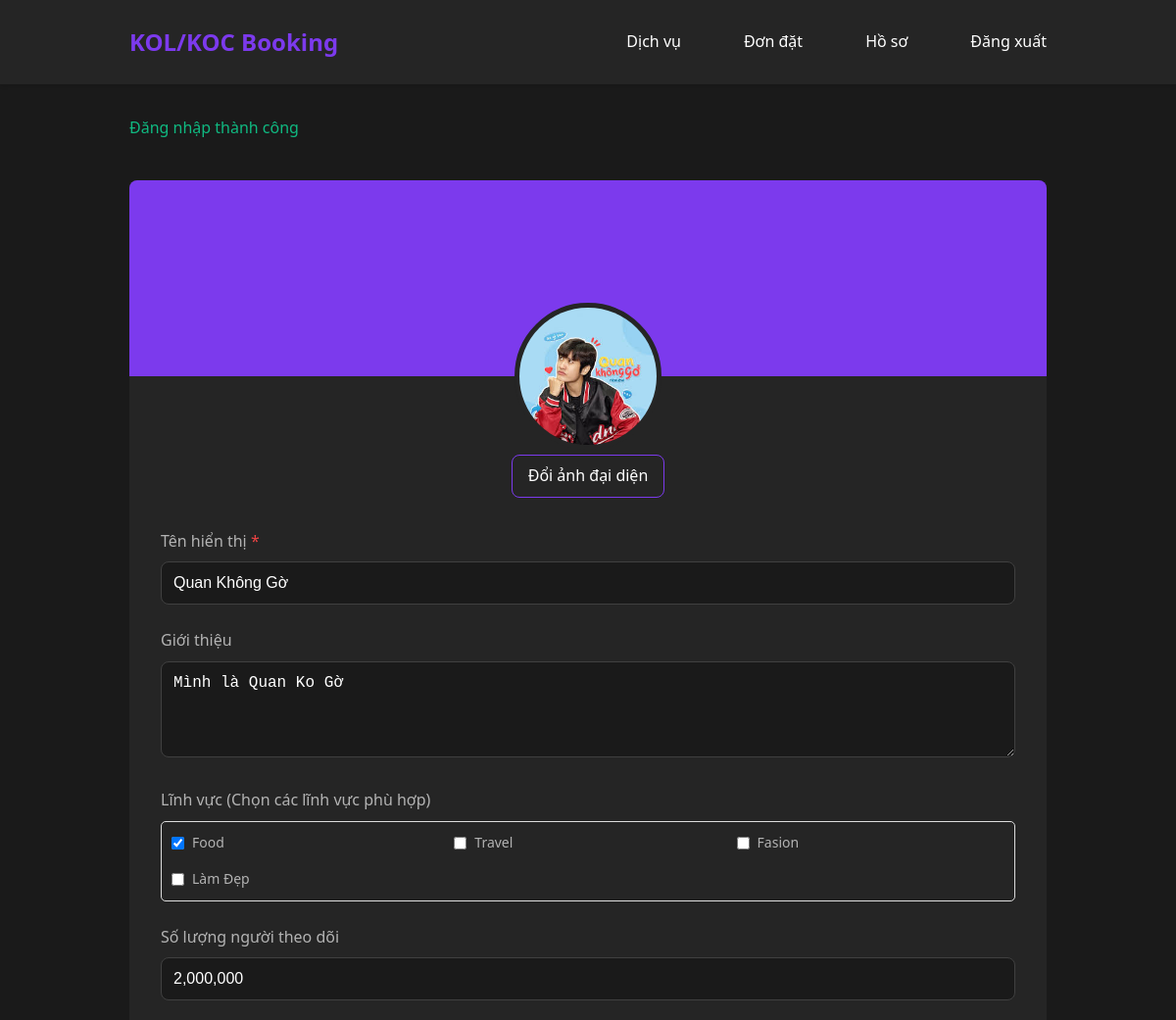
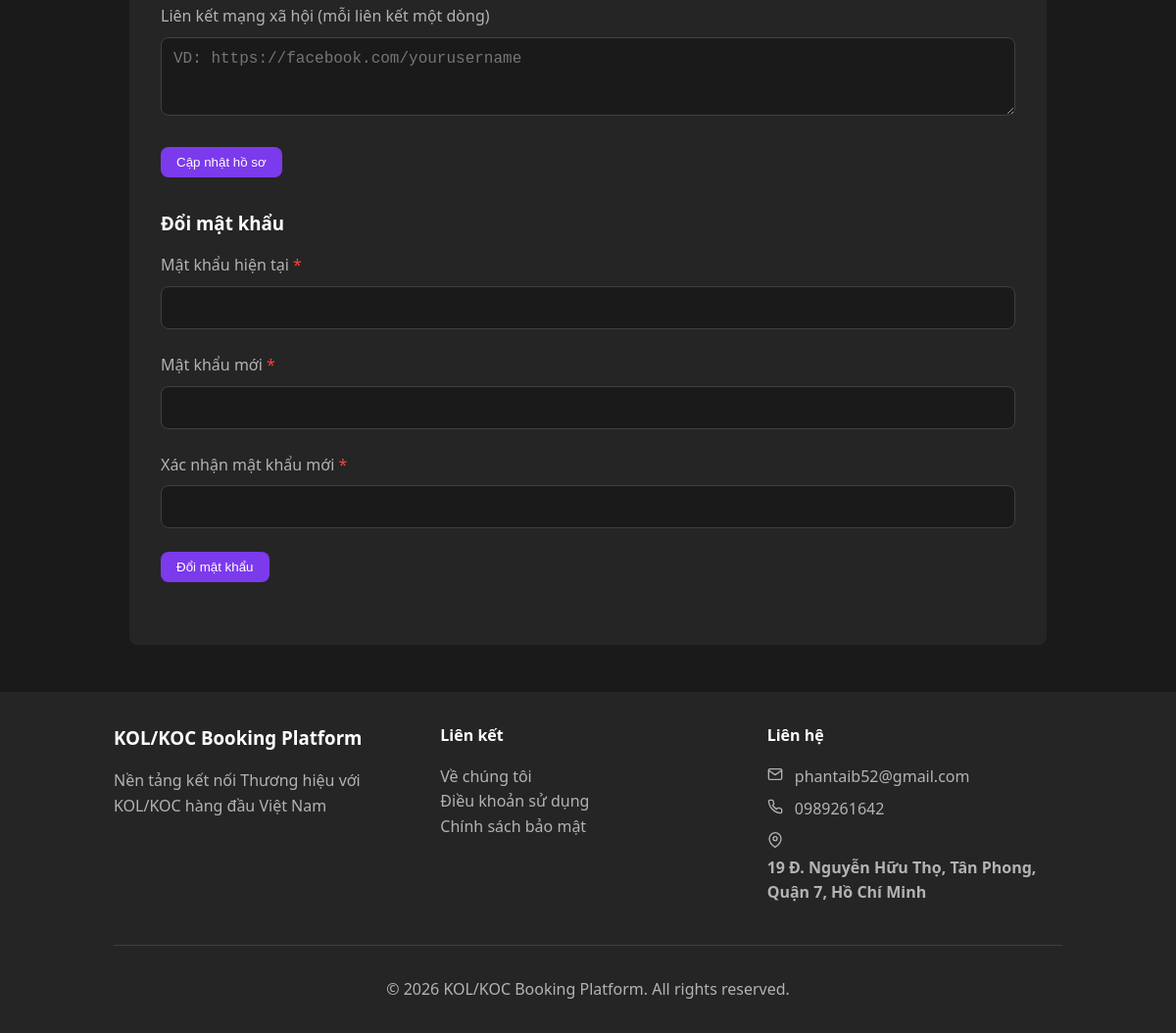
Page /view/profile.php (signed in) on the committed database (2 pictures, top to bottom).
### tables this page shows
CREATE TABLE `profiles` (
  `user_id` int(10) UNSIGNED NOT NULL,
  `name` varchar(100) NOT NULL,
  `avatar` varchar(255) DEFAULT NULL,
  `bio` text DEFAULT NULL,
  `industry` varchar(100) DEFAULT NULL,
  `social_links` varchar(255) DEFAULT NULL,
  `followers` int(11) DEFAULT NULL
);

CREATE TABLE `categories` (
  `id` int(10) UNSIGNED NOT NULL,
  `name` varchar(50) NOT NULL,
  `image` varchar(255) DEFAULT NULL,
  `position` int(11) DEFAULT 0
);

CREATE TABLE `settings` (
  `id` varchar(50) NOT NULL,
  `name` varchar(100) NOT NULL,
  `value` text DEFAULT NULL,
  `type` enum('text','image','json') NOT NULL DEFAULT 'text',
  `created_at` timestamp NOT NULL DEFAULT current_timestamp(),
  `updated_at` timestamp NOT NULL DEFAULT current_timestamp() ON UPDATE current_timestamp()
);

### includes/Database.php (called while the page is built, shortened)
<?php
class Database {
    private static $instance = null;
    private $connection;
    private function __construct() {
        try {
            $this->connection = new PDO(
                "mysql:host=" . DB_HOST . ";dbname=" . DB_NAME . ";charset=utf8mb4",
                DB_USER,
                DB_PASS,
                [
                    PDO::ATTR_ERRMODE => PDO::ERRMODE_EXCEPTION,
                    PDO::ATTR_DEFAULT_FETCH_MODE => PDO::FETCH_ASSOC,
                    PDO::ATTR_EMULATE_PREPARES => false
                ]
            );
        } catch (PDOException $e) {
            die("Connection failed: " . $e->getMessage());
        }
    }
    public static function getInstance() {
        if (self::$instance === null) {
            self::$instance = new self();
        }
        return self::$instance;
    }
    public function prepare($sql) {
        return $this->connection->prepare($sql);
    }
    public function query($sql) {
        return $this->connection->query($sql);
    }
}

### models/User.php (called while the page is built, shortened)
<?php
require_once __DIR__ . '/../includes/Database.php';
class User {
    public static function getById($id) {
        $db = Database::getInstance();
        $stmt = $db->prepare(
            "SELECT u.*, p.name, p.avatar, p.bio, p.industry, p.social_links, p.followers
             FROM users u
             LEFT JOIN profiles p ON u.id = p.user_id
             WHERE u.id = ?"
        );
        $stmt->execute([$id]);
        return $stmt->fetch();
    }
}
?>

### models/Settings.php (called while the page is built, shortened)
<?php
require_once __DIR__ . '/../includes/Database.php';
class Settings {
    private static $db;
    private static $instance = null;
    private function __construct() {
        self::$db = Database::getInstance();
        self::$db->query("CREATE TABLE IF NOT EXISTS settings (
            id VARCHAR(50) PRIMARY KEY,
            name VARCHAR(100) NOT NULL,
            value TEXT,
            type ENUM('text', 'image', 'json') NOT NULL DEFAULT 'text',
            created_at TIMESTAMP DEFAULT CURRENT_TIMESTAMP,
            updated_at TIMESTAMP DEFAULT CURRENT_TIMESTAMP ON UPDATE CURRENT_TIMESTAMP
        )");
        $defaultSettings = [
            'homepage_background' => ['Homepage Background Image', '', 'image'],
            'contact_email' => ['Contact Email', '', 'text'],
            'contact_phone' => ['Contact Phone', '', 'text'],
            'contact_address' => ['Contact Address', '', 'text'],
            'pinned_kols' => ['Pinned KOLs', '[]', 'json'],
            'blog_content' => ['Blog Content', '', 'text']
        ];
        foreach ($defaultSettings as $id => [$name, $value, $type]) {
            $stmt = self::$db->prepare("INSERT IGNORE INTO settings (id, name, value, type) VALUES (?, ?, ?, ?)");
            $stmt->execute([$id, $name, $value, $type]);
        }
    }
    public static function getInstance() {
        if (self::$instance === null) {
            self::$instance = new Settings();
        }
        return self::$instance;
    }
    public static function get($id) {
        self::getInstance();
        $stmt = self::$db->prepare("SELECT * FROM settings WHERE id = ?");
        $stmt->execute([$id]);
        $setting = $stmt->fetch();
        return $setting ? $setting['value'] : null;
    }
}
?>

### view/profile.php (the view, shortened to what this page needs)
<?php
require_once '../models/User.php';
$profileId = $_GET['id'] ?? null;
$isOwnProfile = !$profileId || (Util::isAuthenticated() && $profileId == $_SESSION['user_id']);
if ($isOwnProfile) {
    $profileId = $_SESSION['user_id'];
}
$db = new mysqli(DB_HOST, DB_USER, DB_PASS, DB_NAME);
$categoriesQuery = "SELECT id, name FROM categories";
$categoriesResult = $db->query($categoriesQuery);
$categories = [];
while ($row = $categoriesResult->fetch_assoc()) {
    $categories[] = $row;
}
$userCategoriesQuery = "SELECT category_id FROM user_categories WHERE user_id = ?";
$stmt = $db->prepare($userCategoriesQuery);
$stmt->bind_param("i", $profileId);
$stmt->execute();
$userCategoriesResult = $stmt->get_result();
$userCategoryIds = [];
while ($row = $userCategoriesResult->fetch_assoc()) {
    $userCategoryIds[] = $row['category_id'];
}
require_once '../includes/header.php';
$avatarUrl = $user['avatar']
    ? '../uploads/avatars/' . $user['avatar']
    : Util::getImagePlaceholder();
?>
<link rel="stylesheet" href="../assets/css/kol.css">
<div class="container">
    <div class="profile-container">
        <div class="profile-header">
            <img
                src="<?= htmlspecialchars($avatarUrl) ?>"
                alt="<?= htmlspecialchars($user['name'] ?? '') ?>"
                class="profile-avatar"
                id="profile-avatar"
            >
        </div>
        <div class="profile-content">
            <?php if ($isOwnProfile): ?>
                <form id="profile-form" enctype="multipart/form-data">
                    <div style="text-align: center; margin-bottom: 2rem;">
                        <label class="btn avatar-upload-btn">
                            Đổi ảnh đại diện
                        </label>
                    </div>
                    <div class="form-group">
                        <label for="name">Tên hiển thị <span style="color: var(--error-color);">*</span></label>
                        <input type="text" id="name" name="name" class="form-control"
                            value="<?= htmlspecialchars($user['name'] ?? '') ?>" required>
                    </div>
                    <div class="form-group">
                        <label for="bio">Giới thiệu</label>
                        <textarea id="bio" name="bio" class="form-control" rows="4"
                            ><?= htmlspecialchars($user['bio'] ?? '') ?></textarea>
                    </div>
                    <div class="form-group">
                        <label>Lĩnh vực (Chọn các lĩnh vực phù hợp)</label>
                        <div class="category-list">
                            <?php foreach ($categories as $category): ?>
                                <div class="category-item">
                                    <input type="checkbox"
                                           name="categories[]"
                                           value="<?= htmlspecialchars($category['id']) ?>"
                                           id="category-<?= htmlspecialchars($category['id']) ?>"
                                           <?= in_array($category['id'], $userCategoryIds) ? 'checked' : '' ?>>
                                    <label for="category-<?= htmlspecialchars($category['id']) ?>">
                                        <?= htmlspecialchars($category['name']) ?>
                                    </label>
                                </div>
                            <?php endforeach; ?>
                        </div>
                    </div>
                    <div class="form-group">
                        <label for="followers">Số lượng người theo dõi</label>
                        <input type="text" id="followers" name="followers" class="form-control"
                            value="<?= $user['followers'] !== null ? number_format((int)$user['followers']) : '' ?>"
                            placeholder="Nhập số lượng người theo dõi">
                    </div>
                    <div class="form-group">
                        <label for="social_links">Liên kết mạng xã hội (mỗi liên kết một dòng)</label>
                        <textarea id="social_links" name="social_links" class="form-control" rows="3"
                            placeholder="VD: https://facebook.com/yourusername"
                            ><?= htmlspecialchars($user['social_links'] ?? '') ?></textarea>
                    </div>
                    <button type="submit" class="btn" id="update-profile-btn">Cập nhật hồ sơ</button>
                </form>
                <div class="profile-section" style="margin-top: 2rem;">
                    <h3 class="profile-section-title">Đổi mật khẩu</h3>
                    <form id="password-form">
                        <div class="form-group">
                            <label for="current_password">Mật khẩu hiện tại <span style="color: var(--error-color);">*</span></label>
                            <input type="password" id="current_password" name="current_password" class="form-control" required>
                        </div>
                        <div class="form-group">
                            <label for="new_password">Mật khẩu mới <span style="color: var(--error-color);">*</span></label>
                            <input type="password" id="new_password" name="new_password" class="form-control" required>
                        </div>
                        <div class="form-group">
                            <label for="confirm_password">Xác nhận mật khẩu mới <span style="color: var(--error-color);">*</span></label>
                            <input type="password" id="confirm_password" name="confirm_password" class="form-control" required>
                        </div>
                        <button type="submit" class="btn" id="change-password-btn">Đổi mật khẩu</button>
                    </form>
                </div>
            <?php endif; ?>
        </div>
    </div>
</div>
<?php
require_once '../includes/footer.php';
?>

### includes/footer.php (shortened to what this page needs)
<?php
require_once __DIR__ . '/../models/Settings.php';
?>
</main>
    <footer>
        <div class="container">
            <div class="footer-grid">
                <div>
                    <h3 class="footer-heading">KOL/KOC Booking Platform</h3>
                    <p>Nền tảng kết nối Thương hiệu với KOL/KOC hàng đầu Việt Nam</p>
                </div>
                <div>
                    <h4 class="footer-heading">Liên kết</h4>
                    <ul class="footer-list">
                        <li><a href="../view/about.php" class="footer-link">Về chúng tôi</a></li>
                        <li><a href="../view/terms.php" class="footer-link">Điều khoản sử dụng</a></li>
                        <li><a href="../view/privacy.php" class="footer-link">Chính sách bảo mật</a></li>
                    </ul>
                </div>
                <div>
                    <h4 class="footer-heading">Liên hệ</h4>
                    <ul class="footer-list">
                        <?php if ($email = Settings::get('contact_email')): ?>
                            <li class="contact-item">
                                <?= htmlspecialchars($email) ?>
                            </li>
                        <?php endif; ?>
                        <?php if ($phone = Settings::get('contact_phone')): ?>
                            <li class="contact-item">
                                <?= htmlspecialchars($phone) ?>
                            </li>
                        <?php endif; ?>
                        <?php if ($address = Settings::get('contact_address')): ?>
                            <li class="contact-item">
                                <svg xmlns="http://www.w3.org/2000/svg" width="16" height="16" viewBox="0 0 24 24" fill="none" stroke="currentColor" stroke-width="2" stroke-linecap="round" stroke-linejoin="round" class="contact-icon">
                                    <path d="M21 10c0 7-9 13-9 13s-9-6-9-13a9 9 0 0 1 18 0z"></path>
                                    <circle cx="12" cy="10" r="3"></circle>
                                </svg>
                                <span><?= htmlspecialchars_decode($address) ?></span>
                            </li>
                        <?php endif; ?>
                    </ul>
                </div>
            </div>
            <div class="footer-divider">
                <p>© <?= date('Y') ?> KOL/KOC Booking Platform. All rights reserved.</p>
            </div>
        </div>
    </footer>
</body>
</html>

### assets/css/kol.css (style rules this page uses)
.container { max-width: 1000px; margin: 2rem auto; }
.btn { background-color: var(--accent-color); border-radius: 0.5rem; padding: 0.5rem 1rem; color: white; font-weight: 500; cursor: pointer; text-decoration: none; display: inline-block; border: none; }
.form-group { margin-bottom: 1.5rem; }
.form-control { width: 100%; padding: 0.75rem; border-radius: 0.5rem; border: 1px solid var(--border-color); background-color: var(--bg-primary); color: var(--text-primary); font-size: 1rem; }
.profile-container { background-color: var(--bg-secondary); border-radius: 0.5rem; overflow: hidden; }
.profile-header { height: 200px; background-color: var(--accent-color); position: relative; }
.profile-avatar { width: 150px; height: 150px; border-radius: 50%; object-fit: cover; position: absolute; bottom: -75px; left: 50%; transform: translateX(-50%); border: 5px solid var(--bg-secondary); background-color: var(--bg-secondary); }
.profile-content { padding: 5rem 2rem 2rem; }
.avatar-upload-btn { background-color: transparent; border: 1px solid var(--accent-color); cursor: pointer; }
.profile-section { margin: 2rem 0; }
.profile-section-title { margin-bottom: 1rem; }
.category-list { display: flex; flex-wrap: wrap; gap: 15px; max-height: 200px; overflow-y: auto; padding: 10px; border: 1px solid #ddd; border-radius: 5px; }
.category-item { flex: 0 0 calc(33.33% - 10px); display: flex; align-items: center; }
.category-item input[type="checkbox"] { margin-right: 8px; }
.category-item label { margin: 0; font-size: 14px; }
.container { width: 100%; max-width: 1000px; padding: 0 1rem; margin: 0 auto; box-sizing: border-box; }
body { overflow-x: hidden; }

### includes/header.php (style rules this page uses)
:root { --bg-primary: #1a1a1a; --bg-secondary: #252525; --text-primary: #ffffff; --text-secondary: #b3b3b3; --accent-color: #7c3aed; --accent-hover: #6d28d9; --error-color: #ef4444; --success-color: #10b981; --border-color: #404040; }
* { margin: 0; padding: 0; box-sizing: border-box; }
body { font-family: 'Segoe UI', system-ui, sans-serif; background-color: var(--bg-primary); color: var(--text-primary); line-height: 1.6; }
.container { max-width: 1200px; margin: 0 auto; padding: 0 1rem; }
.btn { display: inline-block; padding: 0.5rem 1rem; border-radius: 0.375rem; background-color: var(--accent-color); color: white; text-decoration: none; border: none; cursor: pointer; transition: background-color 0.3s ease; }
.form-group { margin-bottom: 1rem; }
.form-group label { display: block; margin-bottom: 0.5rem; color: var(--text-secondary); }
.form-control { width: 100%; padding: 0.75rem; border: 1px solid var(--border-color); border-radius: 0.375rem; background-color: var(--bg-secondary); color: var(--text-primary); }

### includes/footer.php (style rules this page uses)
footer { background-color: var(--bg-secondary); padding: 2rem 0; margin-top: 3rem; color: var(--text-secondary); }
.footer-grid { display: grid; grid-template-columns: repeat(auto-fit, minmax(250px, 1fr)); gap: 2rem; }
.footer-heading { color: var(--text-primary); margin-bottom: 1rem; }
.footer-list { list-style: none; }
.footer-link { color: var(--text-secondary); text-decoration: none; }
.contact-item { margin-bottom: 0.5rem; }
.contact-icon { display: inline; margin-right: 0.5rem; }
.footer-divider { margin-top: 2rem; padding-top: 2rem; border-top: 1px solid var(--border-color); text-align: center; }

### rows in the picture
profiles: avatar (picture), name "Quan Không Gờ", bio "Mình là Quan Ko Gờ", followers "2,000,000"
categories: id "☑", name "Food"
categories: name "Travel"
categories: name "Fasion"
categories: name "Làm Đẹp"
settings: value "phantaib52@gmail.com"
settings: value "0989261642"
settings: value "19 Đ. Nguyễn Hữu Thọ, Tân Phong, Quận 7, Hồ Chí Minh"

### other values in the picture
$flash['message'] "Đăng nhập thành công"
